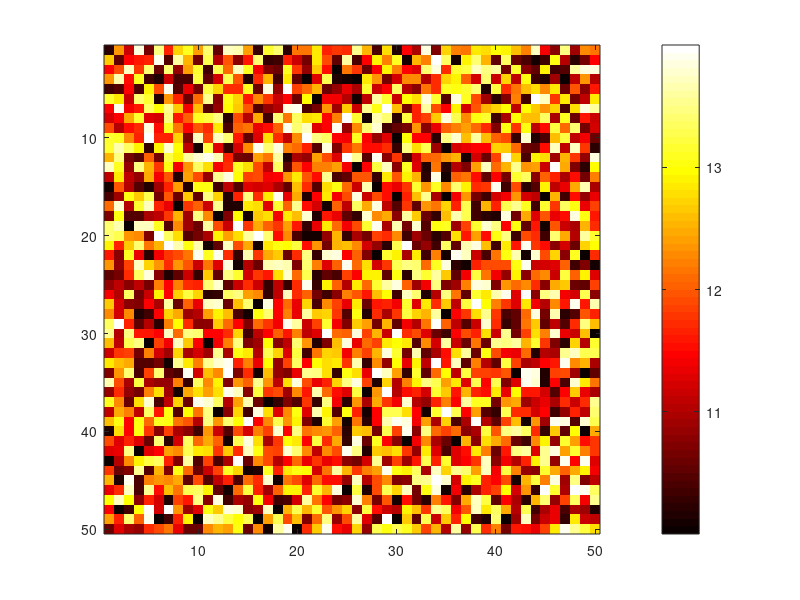

MATLAB code to generate this figure: (Note: this script raises an error after producing the figure.)
z = rand(50)*4+10;
fig = figure;

colormap('hot');
imagesc(z);
colorbar;

% PLOTLY 
p = plotlyfigure(gcf);
plotly(p,false);
plotly_url = p.Response.url; 

